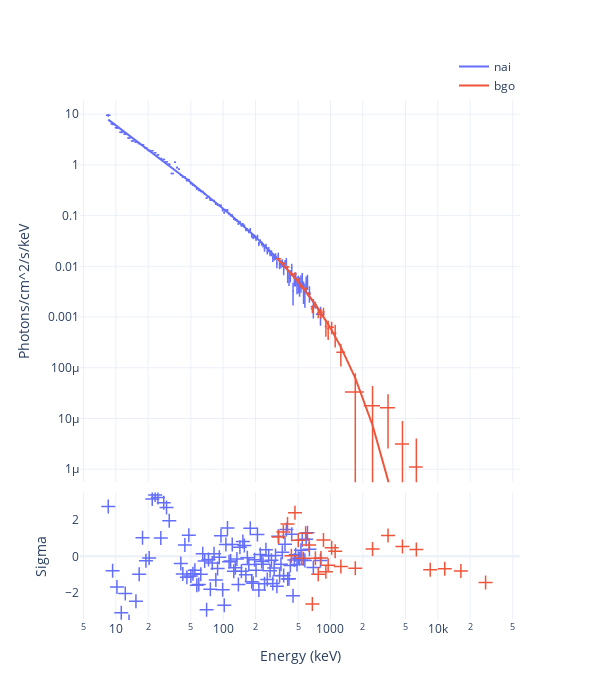

Write notebook code for a chart like this one.
### Code cell
fig = Plot.infer(post, style='NE', show=True)
fig.write_html('quickstart/phtspec.html')
